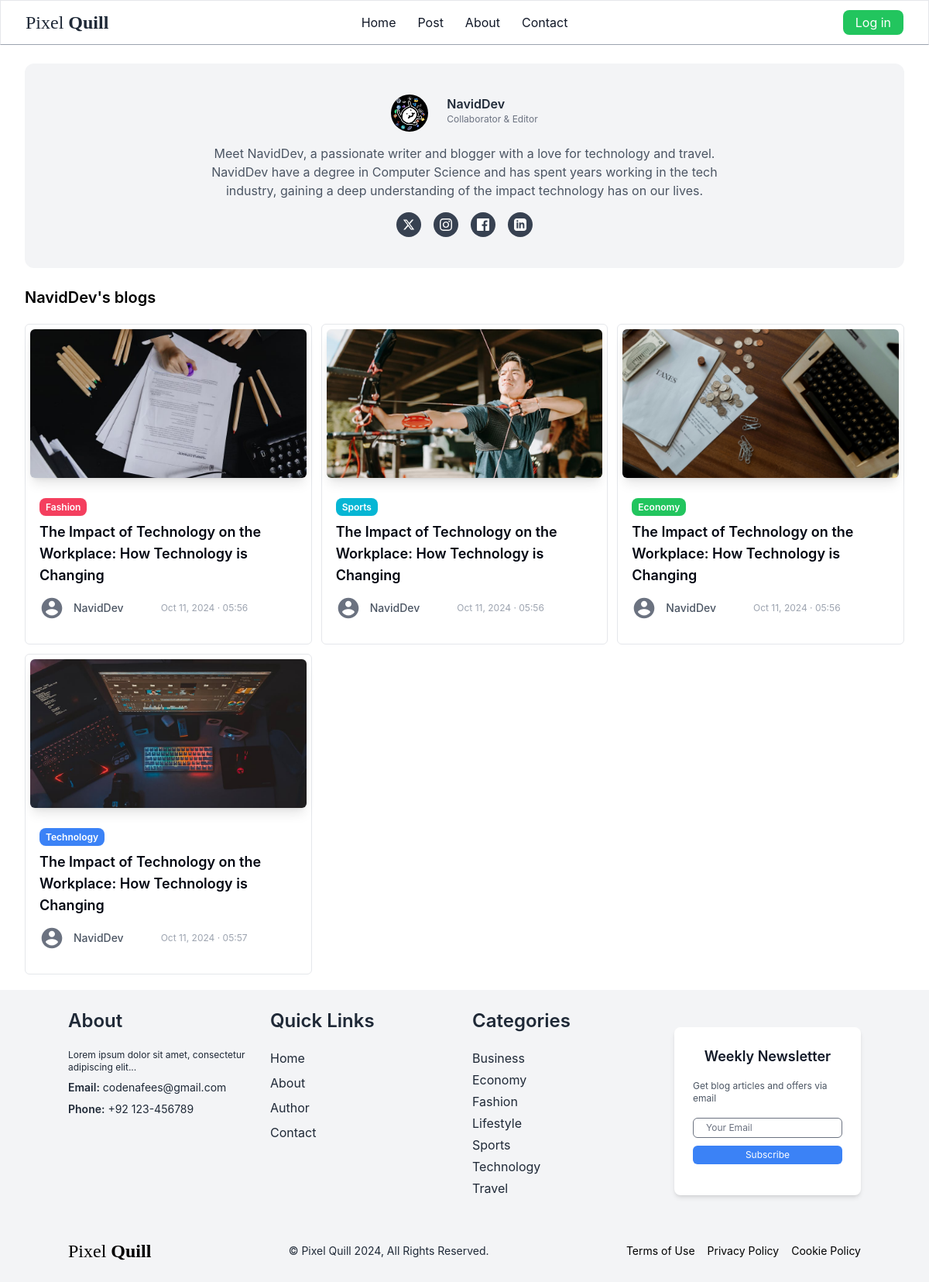
Screenshot of /author/24/ with the database file from the repository.
### core/models.py (models this page shows, shortened)
class Blog(models.Model):
     created_by = models.ForeignKey(User, on_delete=models.CASCADE, related_name='author_blogs')
     heading = models.CharField(max_length=255, blank=False, null=True)
     category = models.ForeignKey(Category, on_delete=models.CASCADE, related_name="category_blogs")
     description = models.TextField(max_length=3000, null=True)
     image = models.ImageField(upload_to= 'blog/', null=True)
     added_date = models.DateTimeField(auto_now_add=True, null=True)

class Category(models.Model):
     name = models.CharField(max_length=255,  unique=True)
     class Meta:
          verbose_name_plural = 'Categories'
          ordering  = ('name',)
     def __str__(self):
          return self.name

### core/views.py (the view)
# urls.py: path('author/<int:pk>/', views.author, name='author'),
def author(request, pk):
     profile = getUserProfile(request=request)
     author = User.objects.get(id=pk)
     related_blogs = author.author_blogs.all()
     return render(request, 'core/author.html',
     {
          'related_blogs': related_blogs,
          'categories': categories, # pass to layout.html
          'btn_cols': btn_cols,
          'author': author,
          'profile': profile,
     })

### core/templatetags/custom_filters.py (called while the page is built)
@register.filter(name="get_btn_col")  # Register the filter with a name
def get_btn_col(category, btn_cols):
    return btn_cols[str(category)]

@register.filter(name="get_formated_date")
def get_formated_date(added_date):
    return added_date.strftime("%b %d, %Y · %H:%M")

### pixelquill/utils.py (called while the page is built)
def getUserProfile(request):
     if not request.user.is_authenticated or request.user.is_superuser or request.user.is_staff:
          profile = None
     else:
          user = User.objects.get(pk=request.user.pk)
          profile = user.profile
     print(profile)
     return profile

### core/templates/core/author.html (shortened to what this page needs)
{% extends "core/layout.html" %}
{% load custom_filters %}
{% load static %}
{% block content %}
<div class="mx-8 my-5">
	<div class="bg-gray-100 rounded-xl my-6 p-7 mx-full flex flex-col space-y-3">
		<div class="mx-[200px] py-3">
			<div class="flex space-x-6 justify-center">
				<div class="flex-shrink-0 w-12 h-12 rounded-full overflow-hidden"> {% load static %}
					<img src="{% static 'img/dp.jpg' %}" />
				</div>
				<div class="flex-shrink-0">
					<h2 class="text-base font-semibold text-gray-800 whitespace-nowrap"> {{author}} </h2>
					<p class="text-xs text-gray-500 whitespace-nowrap"> Collaborator & Editor</p>
				</div>
			</div>
			<div class="text-gray-600 my-4 justify-center">
				<p class="text-center">
					Meet {{author}}, a passionate writer and blogger with a love for
					technology and travel. {{author}} have a degree in Computer Science and
					has spent years working in the tech industry, gaining a deep
					understanding of the impact technology has on our lives.
				</p>
			</div>
			<div class="flex space-x-4 justify-center">
				<a href="https://x.com/" target="_blank" class="w-8 h-8 bg-gray-700 rounded-full flex items-center justify-center hover:bg-gray-800 transition-colors">
					<svg class="w-4 h-4 text-white fill-current" viewBox="0 0 24 24">
						<path d="M18.244 2.25h3.308l-7.227 8.26 8.502 11.24H16.17l-5.214-6.817L4.99 21.75H1.68l7.73-8.835L1.254 2.25H8.08l4.713 6.231zm-1.161 17.52h1.833L7.084 4.126H5.117z" />
					</svg>
				</a>
				<a href="https://www.instagram.com/real.nafees/" target="_blank" class="w-8 h-8 bg-gray-700 rounded-full flex items-center justify-center hover:bg-gray-800 transition-colors">
				</a>
				<a href="https://www.facebook.com/" target="_blank" class="w-8 h-8 bg-gray-700 rounded-full flex items-center justify-center hover:bg-gray-800 transition-colors">
				</a>
				<a href="https://www.linkedin.com/in/nafees07/" target="_blank" class="w-8 h-8 bg-gray-700 rounded-full flex items-center justify-center hover:bg-gray-800 transition-colors">
				</a>
			</div>
		</div>
	</div>
	<h3 class="font-semibold text-xl mb-3">{{author}}'s blogs</h3>
	<div class="grid grid-cols-3 gap-3 my-5">
		{% for blog in related_blogs %}
			<div class="border p-1.5 rounded-md">
				<a href="{% url 'details' blog.id %}">
				<img
					src="{{blog.image.url}}"
					alt="{{blog.name}}"
					class="rounded-md w-full h-48 shadow-lg object-cover object-center"
				/>
				<div class="mx-3 my-6">
					<a href="{% url 'category' blog.category.id %}" class="rounded-lg text-xs font-semibold {{ blog.category | get_btn_col:btn_cols }} text-white py-1 px-2"> {{ blog.category }}</a>
						<div class="bg-white rounded-b-md mt-2">
							<div class="flex justify-between blogs-center">
								<h3 class="text-gray-950 text-lg font-semibold"> {{ blog.heading }} </h3>
							</div>
						</div>
						<div class="flex items-center space-x-3 my-3">
							<div class="w-8 h-8 rounded-full items-center justify-center">
								<a href="{% url 'author' blog.created_by.id %}" class="m-0" >
									<svg class="text-gray-500 " fill="currentColor" viewBox="0 0 24 24">
										<path d="M12 2C6.48 2 2 6.48 2 12s4.48 10 10 10 10-4.48 10-10S17.52 2 12 2zm0 3c1.66 0 3 1.34 3 3s-1.34 3-3 3-3-1.34-3-3 1.34-3 3-3zm0 14.2c-2.5 0-4.71-1.28-6-3.22.03-1.99 4-3.08 6-3.08 1.99 0 5.97 1.09 6 3.08-1.29 1.94-3.5 3.22-6 3.22z"/>
									</svg>
								</a>
							</div>
							<div class="flex items-center space-x-2 gap-10">
								<span class="text-sm text-gray-600 font-medium">{{ blog.created_by }}</span>
								<span class="text-gray-400 text-xs">{{ blog.added_date | get_formated_date }}</span>
							</div>
						</div>
					</div>
				</a>
			</div>
		{% endfor %}
	</div>
</div>
{% endblock %}

### core/templates/core/layout.html (shortened to what this page needs)
{% load static %}
{% load static tailwind_tags %}
<!DOCTYPE html>
<html lang="en">
<head>
	{% tailwind_css %}
</head>
<body class="font-inter">
<header class=" bg-white border border-b-gray-400 text-gray-900 mb-3">
	<nav class="mx-auto flex max-w-7xl items-center justify-between px-6 py-3 lg:px-8 " aria-label="Global">
	<div class="flex lg:flex-1">
		<a href="{% url 'home' %}" class="-m-1.5 p-1.5">
		<h3 class="inline-block font-serif text-2xl font-thin text-gray-800">Pixel <span class="font-semibold">Quill</span></h3>
		</a>
	</div>
	<div class="flex justify-center gap-x-7">
		<a href="{% url 'home' %}" class="text-base font-normal leading-6 bg-transparent  hover:border-b hover:border-gray-900 transition duration-300">Home</a>
		<a href="{% url 'post' %}" class="text-base font-normal leading-6 bg-transparent hover:border-b hover:border-gray-900 transition duration-300">Post</a>
		<a href="#" class="text-base font-normal leading-6 bg-transparent hover:border-b hover:border-gray-900 transition duration-300">About</a>
		<a href="#" class="text-base font-normal leading-6 bg-transparent hover:border-b hover:border-gray-900 transition duration-300">Contact </a>
	</div>
	<div class="hidden lg:flex lg:flex-1 lg:justify-end gap-4">
	{% if request.user.is_authenticated %}
		{% comment %} ! Drawer {% endcomment %}
		<button onclick="openDrawerModal()">
			<div class=" w-8 h-8 rounded-full overflow-hidden">
				{% comment %} * login by superuser or by a staff {% endcomment %}
				{% if request.user.is_superuser or request.user.is_staff %}
					<svg class="text-gray-500 " fill="currentColor" viewBox="0 0 24 24">
						<path d="M12 2C6.48 2 2 6.48 2 12s4.48 10 10 10 10-4.48 10-10S17.52 2 12 2zm0 3c1.66 0 3 1.34 3 3s-1.34 3-3 3-3-1.34-3-3 1.34-3 3-3zm0 14.2c-2.5 0-4.71-1.28-6-3.22.03-1.99 4-3.08 6-3.08 1.99 0 5.97 1.09 6 3.08-1.29 1.94-3.5 3.22-6 3.22z"/>
					</svg>
				{% else %}
					{% if profile.profile_img  == '' %}
						<svg class="text-gray-500 " fill="currentColor" viewBox="0 0 24 24">
							<path d="M12 2C6.48 2 2 6.48 2 12s4.48 10 10 10 10-4.48 10-10S17.52 2 12 2zm0 3c1.66 0 3 1.34 3 3s-1.34 3-3 3-3-1.34-3-3 1.34-3 3-3zm0 14.2c-2.5 0-4.71-1.28-6-3.22.03-1.99 4-3.08 6-3.08 1.99 0 5.97 1.09 6 3.08-1.29 1.94-3.5 3.22-6 3.22z"/>
						</svg>
					{% else %}
						<img src="{{ profile.profile_img.url }}"/>
					{% endif %}
				{% endif %}
			</div>
		</button>
		<div id="drawerModal" class="hidden" aria-labelledby="slide-over-title" role="dialog" aria-modal="true">
			<div class="fixed inset-0 bg-gray-500 bg-opacity-75 transition-opacity" aria-hidden="true">
			</div>
			<div class="fixed inset-0 overflow-hidden">
				<div class="absolute inset-0 overflow-hidden">
					<div class="pointer-events-none fixed inset-y-0 right-0 flex max-w-full pl-10">
						<div class="pointer-events-auto relative w-screen max-w-md">
							<div class="absolute left-0 top-0 -ml-8 flex pr-2 pt-4 sm:-ml-10 sm:pr-4">
								<button onclick="closeDrawerModal()" type="button" class="relative rounded-md text-gray-300 hover:text-white focus:outline-none focus:ring-2 focus:ring-white">
									<span class="absolute -inset-2.5"></span>
									<span class="sr-only">Dashboard</span>
									<svg class="h-6 w-6" fill="none" viewBox="0 0 24 24" stroke-width="1.5" stroke="currentColor" aria-hidden="true" data-slot="icon">
										<path stroke-linecap="round" stroke-linejoin="round" d="M6 18 18 6M6 6l12 12" />
									</svg>
								</button>
							</div>
							<div class="flex h-full flex-col overflow-y-scroll bg-white py-6 shadow-xl">
								<div class="px-4 sm:px-6">
									<h2 class="text-base font-semibold leading-6 text-gray-900" id="slide-over-title">Panel title</h2>
								</div>
								<div class="relative mt-6 flex-1 px-4 sm:px-6">
									<button class="text-base px-4 py-1 bg-red-600 font-normal leading-6 text-white rounded-lg hover:bg-red-700 transition duration-300"  onclick="openLogoutModal()">Log out</button>
									<div id="logoutModal" class="hidden flex fixed z-50 inset-0 bg-gray-800 bg-opacity-75 items-center justify-center">
										<div class="bg-white rounded-lg shadow-lg p-6">
											<h2 class="text-lg font-semibold">Confirm Logout</h2>
											<p class="text-gray-600">Are you sure you want to log out?</p>
											<div class="mt-4 flex justify-end">
											<a href="{% url 'authentication:logout' %}" onclick="confirmLogout()" class="bg-red-600 hover:bg-red-700 text-white text-[14px] px-4 py-1.5 rounded-lg">Yes</a>
											<button onclick="closeLogoutModal()" class="bg-gray-400 hover:bg-gray-500 text-white text-[14px] px-5 py-1.5 rounded-lg ml-2">No</button>
											</div>
										</div>
									</div>
								</div>
							</div>
						</div>
					</div>
				</div>
			</div>
		</div>
		{% else %}
			<a href="{% url 'authentication:login' %}" class="text-base px-4 py-1 bg-green-500 font-normal leading-6 text-white rounded-lg hover:bg-green-600 transition duration-300">Log in</a>
		{% endif %}
	</div>
	</nav>
</header>
{% block content %}   {% endblock %}
<footer class="bg-gray-100 text-black py-6">
	<div class="container mx-auto">
	<div class="grid grid-cols-1 md:grid-cols-4 gap-5">
		<div class="col-span-1 text-gray-800">
		<h3 class="text-2xl mb-5  font-semibold">About</h3>
		<p class="text-xs mb-2">Lorem ipsum dolor sit amet, consectetur adipiscing elit...</p>
		<p class="text-sm mb-2"><span class="font-semibold">Email:</span> codenafees@gmail.com</p>
		<p class="text-sm mb-2"><span class="font-semibold">Phone:</span> +92 123-456789</p>
		</div>
		<div class="col-span-1 text-gray-800">
		<h3 class="text-2xl mb-5 font-semibold">Quick Links</h3>
		<ul>
		<li class="mb-2"><a href="{% url 'home' %}" class="mb-2 border-transparent hover:border-b hover:border-gray-800 transition duration-300">Home</a></li>
		<li class="mb-2"><a href="#" class="mb-2 border-transparent hover:border-b hover:border-gray-800 transition duration-300">About</a></li>
		<li class="mb-2"><a href="#" class="mb-2 border-transparent hover:border-b hover:border-gray-800 transition duration-300">Author</a></li>
		<li class="mb-2"><a href="#" class="mb-2 border-transparent hover:border-b hover:border-gray-800 transition duration-300">Contact</a></li>
		</ul>
		</div>
		<div class="col-span-1 text-gray-800">
		<h3 class="text-2xl mb-5  font-semibold">Categories</h3>
		<ul>
			{% for category in categories %}
			<li class="mb-1"><a href="{% url 'category' category.id %}" class="font-base mb-3 border-transparent hover:border-b hover:border-gray-800 transition duration-300">{{ category.name }}</a></li>
			{% endfor %}
		</ul>
		</div>
		<div class="col-span-1">
		<div class="container mx-auto py-6">
		<div class="max-w-md mx-auto bg-white rounded-lg shadow-md p-6 items-center">
			<h2 class="text-lg font-semibold mb-4 text-gray-900 text-center">Weekly Newsletter</h2>
			<p class="text-xs text-gray-600 mb-4">Get blog articles and offers via email</p>
			<form action="#" method="POST">
			<div class="items-center mb-4">
				<input type="email" name="email" id="email" class="text-gray-800 text-xs w-full px-4 py-1 mb-2 border rounded-md focus:outline-none focus:ring-1 focus:ring-blue-500" placeholder="Your Email">
				<button type="submit" class="w-full bg-blue-500 hover:bg-blue-600 text-white text-xs py-1 px-4 rounded-md">Subscribe</button>
			</div>
			</form>
		</div>
		</div>
		</div>
	</div>
	<div class="mt-8 flex justify-between items-center">
		<a href="#" class="flex items-center">
		<h3 class="inline-block font-serif text-2xl font-thin"> Pixel <span class="font-semibold ">Quill</span></h3>
		</a>
		<p class="text-sm font-normal text-gray-800">&copy; Pixel Quill 2024, All Rights Reserved.</p>
		<nav class="flex space-x-4">
		<a href="#" class="text-sm font-normal border-transparent hover:border-b hover:border-black transition duration-300">Terms of Use</a>
		<a href="#" class="text-sm font-normal border-transparent hover:border-b hover:border-black transition duration-300">Privacy Policy</a>
		<a href="#" class="text-sm font-normal border-transparent hover:border-b hover:border-black transition duration-300">Cookie Policy</a>
		</nav>
	</div>
	</div>
</footer>
</body>
</html>

### rows the page displays
Blog: image (picture), category "Fashion", heading "The Impact of Technology on the Workplace: How Technology is Changing", created_by "NavidDev", added_date|get_formated_date "Oct 11, 2024 · 05:56"
Blog: image (picture), category "Sports", heading "The Impact of Technology on the Workplace: How Technology is Changing", created_by "NavidDev", added_date|get_formated_date "Oct 11, 2024 · 05:56"
Blog: image (picture), category "Economy", heading "The Impact of Technology on the Workplace: How Technology is Changing", created_by "NavidDev", added_date|get_formated_date "Oct 11, 2024 · 05:56"
Blog: image (picture), category "Technology", heading "The Impact of Technology on the Workplace: How Technology is Changing", created_by "NavidDev", added_date|get_formated_date "Oct 11, 2024 · 05:57"
Category: name "Business"
Category: name "Economy"
Category: name "Fashion"
Category: name "Lifestyle"
Category: name "Sports"
Category: name "Technology"
Category: name "Travel"

### other values shown
{{ author }} "NavidDev"
